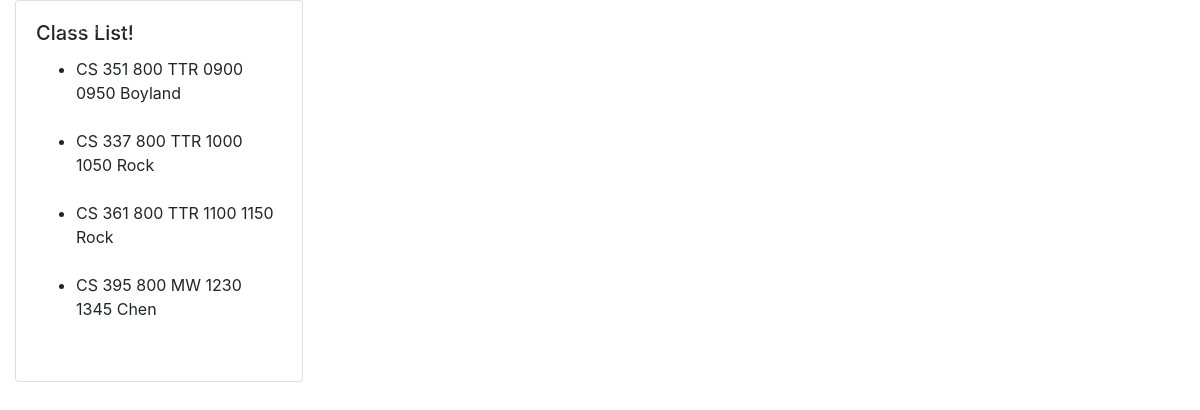
/home/ (signed in), run on an earlier commit of the app's database.
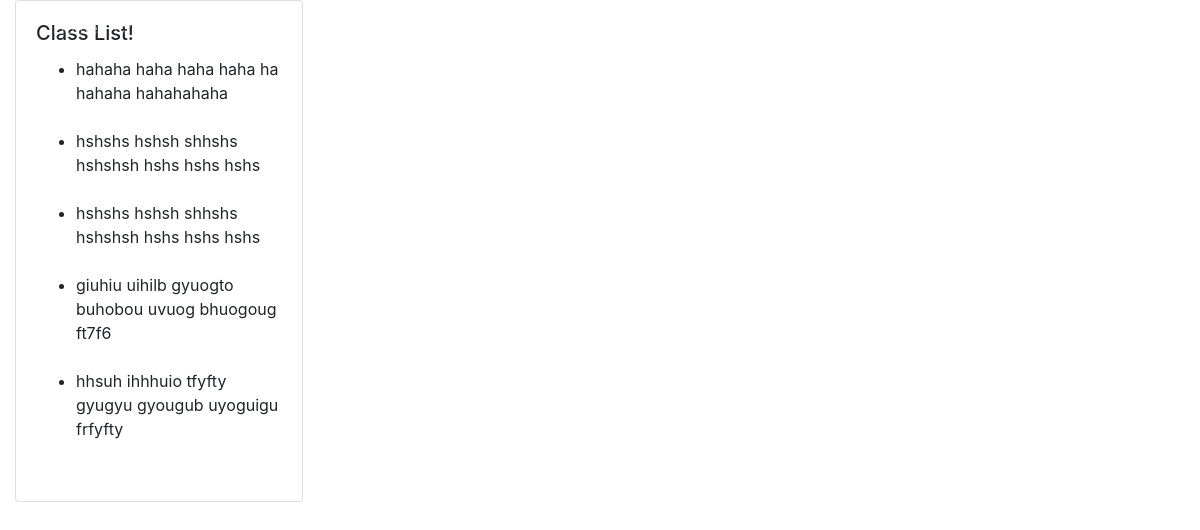
And on a later commit of the database.
### CS361WebApp/models.py (models this page shows, shortened)
class CourseTime(models.Model):
    department = models.CharField(max_length=50)
    number = models.CharField(max_length=50)
    start = models.CharField(max_length=50)
    end = models.CharField(max_length=50)
    day = models.CharField(max_length=50)
    section = models.CharField(max_length=50)
    instructor = models.CharField(max_length=50, blank = True)

### CS361WebApp/views.py (the view)
# urls.py: path('home/', views.home, name='CS361WebApp-home'),
@login_required
def home(request):
    course_result = CourseTime.objects.all()
    return render(request, 'CS361WebApp/home.html', {"courses": course_result})

### CS361WebApp/templates/CS361WebApp/home.html (shortened to what this page needs)
{% extends "CS361WebApp/base.html" %}
{% block content %}
    <div class="row">
        <div class="col">
            <form method="POST" action="/">
                <div id="form-control" class="card" style="width: 18rem;">
                    <div class="card-body">
                        <h5 class="card-title">Class List!</h5>
                            <ul>
                            {% for class in courses %}
                                <li>{{ class.department }}
                                {{ class.number }}
                                {{ class.section }}
                                {{ class.day }}
                                {{ class.start }}
                                {{ class.end }}
                                {{ class.instructor }}
                                </li>
                            <br/>
                            {% endfor %}
                            </ul>
                    </div>
                </div>
            </form>
        </div>
    </div>
{% endblock content %}

### CS361WebApp/templates/CS361WebApp/base.html (shortened to what this page needs)
{% load static %}
<!DOCTYPE html>
<html lang="en">
<head>
    <link rel="stylesheet" href="https://stackpath.bootstrapcdn.com/bootstrap/4.3.1/css/bootstrap.min.css">
    <link rel="stylesheet" type="text/css" href="{% static 'TAManager/main.css' %}">
    {% if user.is_authenticated %}
    <nav class="navbar navbar-expand-md navbar-dark bg-steel fixed-top">
        <div class="container">
            <div class="collapse navbar-collapse" id="navbarToggle">
                <div class="navbar-nav mr-auto">
                    {% if user.is_authenticated %}
                    <a class="nav-item nav-link" href="{% url 'CS361WebApp-home' %}">Home</a>
                    {% if user.is_staff %}
                    <a class="nav-item nav-link" href="{% url 'register' %}">Create Account</a>
                    <a class="nav-item nav-link" href="{% url 'CS361WebApp-coursetime' %}">Create Class</a>
                    <a class="nav-item nav-link" href="{% url 'CS361WebApp-assign' %}">Assign User</a>
                    {% endif %}
                    {% endif %}
                </div>
                <div class="navbar-nav">
                    {% if user.is_authenticated %}
                    <a class="nav-item nav-link" href="{% url 'logout' %}">Logout</a>
                    {% endif %}
                </div>
            </div>
        </div>
    </nav>
    {% endif %}
</head>
<body>
    <div class="container-fluid h-100">
        {% block content %}{% endblock content %}
    </div>
</body>
</html>

### CS361WebApp/static/TAManager/main.css (style rules this page uses)
html, body { height: 100%; width: 100%; min-height: 100%; min-width: 100%; }

What changed in the data, as far as the page shows it:
removed CourseTime: department "CS", number "351", section "800", day "TTR", start "0900", end "0950", instructor "Boyland"
removed CourseTime: department "CS", number "337", section "800", day "TTR", start "1000", end "1050", instructor "Rock"
removed CourseTime: department "CS", number "361", section "800", day "TTR", start "1100", end "1150", instructor "Rock"
removed CourseTime: department "CS", number "395", section "800", day "MW", start "1230", end "1345", instructor "Chen"
added CourseTime: department "hahaha", number "haha", section "haha", day "haha", start "ha", end "hahaha", instructor "hahahahaha"
added CourseTime: department "hshshs", number "hshsh", section "shhshs", day "hshshsh", start "hshs", end "hshs", instructor "hshs"
added CourseTime: department "hshshs", number "hshsh", section "shhshs", day "hshshsh", start "hshs", end "hshs", instructor "hshs"
added CourseTime: department "giuhiu", number "uihilb", section "gyuogto", day "buhobou", start "uvuog", end "bhuogoug", instructor "ft7f6"
added CourseTime: department "hhsuh", number "ihhhuio", section "tfyfty", day "gyugyu", start "gyougub", end "uyoguigu", instructor "frfyfty"
